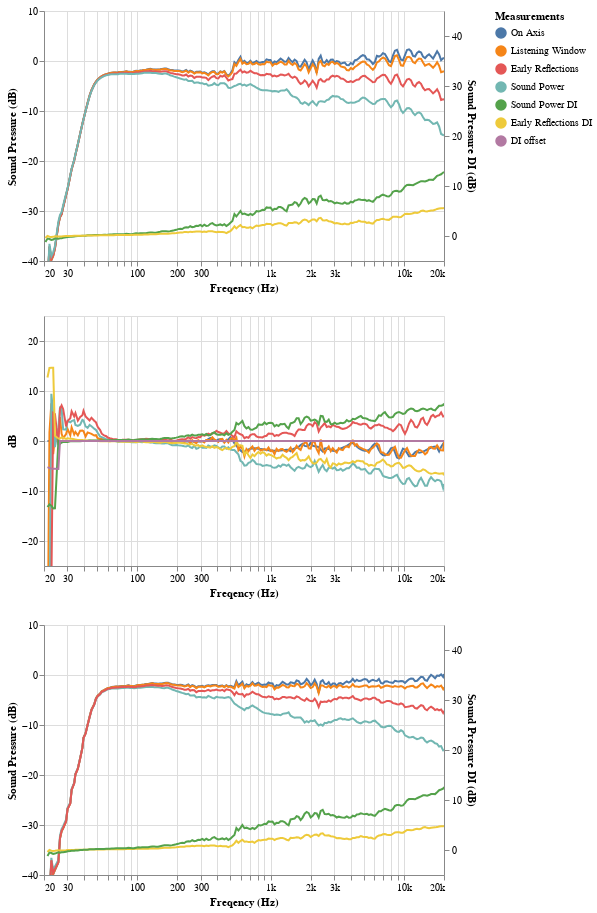

The notebook cell this image was saved under:
### Code cell
g_params = {'xmin': 20, 'xmax': 20000, 'ymin': -40, 'ymax': 10, 'width': 400, 'height': 250}
g_delta  = {'xmin': 20, 'xmax': 20000, 'ymin': -25, 'ymax': 25, 'width': 400, 'height': 250}

graph_spinorama(g_spin, g_params) & \
    graph_freq(delta, g_delta) & \
    graph_spinorama(spin_filtered, g_params)

### Figure 1 — Vega-Lite specification as saved in the notebook (floating-point values rounded to 4 significant figures; data arrays with more than 128 entries replaced by an {"elided": "..."} marker saying what was removed)
{"config": {"view": {"continuousWidth": 400, "continuousHeight": 300}}, "vconcat": [{"layer": [{"layer": [{"mark": {"type": "circle", "size": 100}, "encoding": {"color": {"type": "nominal", "field": "Measurements", "sort": null}, "opacity": {"condition": {"value": 1, "selection": "selector001"}, "value": 0}, "tooltip": [{"type": "nominal", "field": "Measurements"}, {"type": "quantitative", "field": "Freq"}, {"type": "quantitative", "field": "dB"}], "x": {"type": "quantitative", "axis": {"format": "s"}, "field": "Freq", "scale": {"base": 10, "domain": [20, 20000], "nice": false, "type": "log"}, "title": "Freqency (Hz)"}, "y": {"type": "quantitative", "field": "dB", "scale": {"domain": [-40, 10], "zero": false}, "title": "Sound Pressure (dB)"}}, "selection": {"selector014": {"type": "multi", "fields": ["Measurements"], "bind": "legend"}, "selector015": {"type": "interval", "bind": "scales"}, "selector001": {"type": "single", "nearest": true, "on": "mouseover", "fields": ["Freq"], "empty": "none"}}, "transform": [{"filter": {"field": "Measurements", "oneOf": ["On Axis", "Listening Window", "Early Reflections", "Sound Power"]}}]}, {"mark": "line", "encoding": {"color": {"type": "nominal", "field": "Measurements", "sort": null}, "opacity": {"condition": {"value": 1, "selection": "selector014"}, "value": 0.2}, "x": {"type": "quantitative", "axis": {"format": "s"}, "field": "Freq", "scale": {"base": 10, "domain": [20, 20000], "nice": false, "type": "log"}, "title": "Freqency (Hz)"}, "y": {"type": "quantitative", "field": "dB", "scale": {"domain": [-40, 10], "zero": false}, "title": "Sound Pressure (dB)"}}, "transform": [{"filter": {"field": "Measurements", "oneOf": ["On Axis", "Listening Window", "Early Reflections", "Sound Power"]}}]}]}, {"layer": [{"mark": {"type": "circle", "size": 100}, "encoding": {"color": {"type": "nominal", "field": "Measurements", "sort": null}, "opacity": {"condition": {"value": 1, "selection": "selector001"}, "value": 0}, "tooltip": [{"type": "nominal", "field": "Measurements"}, {"type": "quantitative", "field": "Freq"}, {"type": "quantitative", "field": "dB"}], "x": {"type": "quantitative", "axis": {"format": "s"}, "field": "Freq", "scale": {"base": 10, "domain": [20, 20000], "nice": false, "type": "log"}, "title": "Freqency (Hz)"}, "y": {"type": "quantitative", "field": "dB", "scale": {"domain": [-5, 45], "zero": false}, "title": "Sound Pressure DI (dB)"}}, "transform": [{"filter": {"field": "Measurements", "oneOf": ["Early Reflections DI", "Sound Power DI"]}}]}, {"mark": "line", "encoding": {"color": {"type": "nominal", "field": "Measurements", "sort": null}, "opacity": {"condition": {"value": 1, "selection": "selector014"}, "value": 0.2}, "x": {"type": "quantitative", "axis": {"format": "s"}, "field": "Freq", "scale": {"base": 10, "domain": [20, 20000], "nice": false, "type": "log"}, "title": "Freqency (Hz)"}, "y": {"type": "quantitative", "field": "dB", "scale": {"domain": [-5, 45], "zero": false}, "title": "Sound Pressure DI (dB)"}}, "transform": [{"filter": {"field": "Measurements", "oneOf": ["Early Reflections DI", "Sound Power DI"]}}]}]}], "data": {"name": "data-ffd9f4bb7ed062654d39a12f968ca2d4"}, "height": 250, "resolve": {"scale": {"y": "independent"}}, "width": 400}, {"layer": [{"mark": {"type": "circle", "size": 100}, "encoding": {"color": {"type": "nominal", "field": "Measurements", "sort": null}, "opacity": {"condition": {"value": 1, "selection": "selector001"}, "value": 0}, "tooltip": [{"type": "nominal", "field": "Measurements"}, {"type": "quantitative", "field": "Freq"}, {"type": "quantitative", "field": "dB"}], "x": {"type": "quantitative", "field": "Freq", "scale": {"domain": [20, 20000], "type": "log"}}, "y": {"type": "quantitative", "field": "dB", "scale": {"domain": [-25, 25], "zero": false}}}, "selection": {"selector016": {"type": "multi", "fields": ["Measurements"], "bind": "legend"}, "selector017": {"type": "interval", "bind": "scales"}, "selector001": {"type": "single", "nearest": true, "on": "mouseover", "fields": ["Freq"], "empty": "none"}}}, {"mark": "line", "encoding": {"color": {"type": "nominal", "field": "Measurements", "sort": null}, "opacity": {"condition": {"value": 1, "selection": "selector016"}, "value": 0.2}, "x": {"type": "quantitative", "axis": {"format": "s"}, "field": "Freq", "scale": {"base": 10, "domain": [20, 20000], "nice": false, "type": "log"}, "title": "Freqency (Hz)"}, "y": {"type": "quantitative", "field": "dB", "scale": {"domain": [-25, 25], "zero": false}}}, "height": 250, "width": 400}], "data": {"name": "data-8379c54dd8ec30758e2f025bfea6cb61"}}, {"layer": [{"layer": [{"mark": {"type": "circle", "size": 100}, "encoding": {"color": {"type": "nominal", "field": "Measurements", "sort": null}, "opacity": {"condition": {"value": 1, "selection": "selector001"}, "value": 0}, "tooltip": [{"type": "nominal", "field": "Measurements"}, {"type": "quantitative", "field": "Freq"}, {"type": "quantitative", "field": "dB"}], "x": {"type": "quantitative", "axis": {"format": "s"}, "field": "Freq", "scale": {"base": 10, "domain": [20, 20000], "nice": false, "type": "log"}, "title": "Freqency (Hz)"}, "y": {"type": "quantitative", "field": "dB", "scale": {"domain": [-40, 10], "zero": false}, "title": "Sound Pressure (dB)"}}, "selection": {"selector018": {"type": "multi", "fields": ["Measurements"], "bind": "legend"}, "selector019": {"type": "interval", "bind": "scales"}, "selector001": {"type": "single", "nearest": true, "on": "mouseover", "fields": ["Freq"], "empty": "none"}}, "transform": [{"filter": {"field": "Measurements", "oneOf": ["On Axis", "Listening Window", "Early Reflections", "Sound Power"]}}]}, {"mark": "line", "encoding": {"color": {"type": "nominal", "field": "Measurements", "sort": null}, "opacity": {"condition": {"value": 1, "selection": "selector018"}, "value": 0.2}, "x": {"type": "quantitative", "axis": {"format": "s"}, "field": "Freq", "scale": {"base": 10, "domain": [20, 20000], "nice": false, "type": "log"}, "title": "Freqency (Hz)"}, "y": {"type": "quantitative", "field": "dB", "scale": {"domain": [-40, 10], "zero": false}, "title": "Sound Pressure (dB)"}}, "transform": [{"filter": {"field": "Measurements", "oneOf": ["On Axis", "Listening Window", "Early Reflections", "Sound Power"]}}]}]}, {"layer": [{"mark": {"type": "circle", "size": 100}, "encoding": {"color": {"type": "nominal", "field": "Measurements", "sort": null}, "opacity": {"condition": {"value": 1, "selection": "selector001"}, "value": 0}, "tooltip": [{"type": "nominal", "field": "Measurements"}, {"type": "quantitative", "field": "Freq"}, {"type": "quantitative", "field": "dB"}], "x": {"type": "quantitative", "axis": {"format": "s"}, "field": "Freq", "scale": {"base": 10, "domain": [20, 20000], "nice": false, "type": "log"}, "title": "Freqency (Hz)"}, "y": {"type": "quantitative", "field": "dB", "scale": {"domain": [-5, 45], "zero": false}, "title": "Sound Pressure DI (dB)"}}, "transform": [{"filter": {"field": "Measurements", "oneOf": ["Early Reflections DI", "Sound Power DI"]}}]}, {"mark": "line", "encoding": {"color": {"type": "nominal", "field": "Measurements", "sort": null}, "opacity": {"condition": {"value": 1, "selection": "selector018"}, "value": 0.2}, "x": {"type": "quantitative", "axis": {"format": "s"}, "field": "Freq", "scale": {"base": 10, "domain": [20, 20000], "nice": false, "type": "log"}, "title": "Freqency (Hz)"}, "y": {"type": "quantitative", "field": "dB", "scale": {"domain": [-5, 45], "zero": false}, "title": "Sound Pressure DI (dB)"}}, "transform": [{"filter": {"field": "Measurements", "oneOf": ["Early Reflections DI", "Sound Power DI"]}}]}]}], "data": {"name": "data-418708460eb56be7a7db96b079da4cd8"}, "height": 250, "resolve": {"scale": {"y": "independent"}}, "width": 400}], "$schema": "https://vega.github.io/schema/vega-lite/v4.8.1.json", "datasets": {"data-ffd9f4bb7ed062654d39a12f968ca2d4": {"elided": "1400 records"}, "data-8379c54dd8ec30758e2f025bfea6cb61": {"elided": "1393 records"}, "data-418708460eb56be7a7db96b079da4cd8": {"elided": "1393 records"}}}
